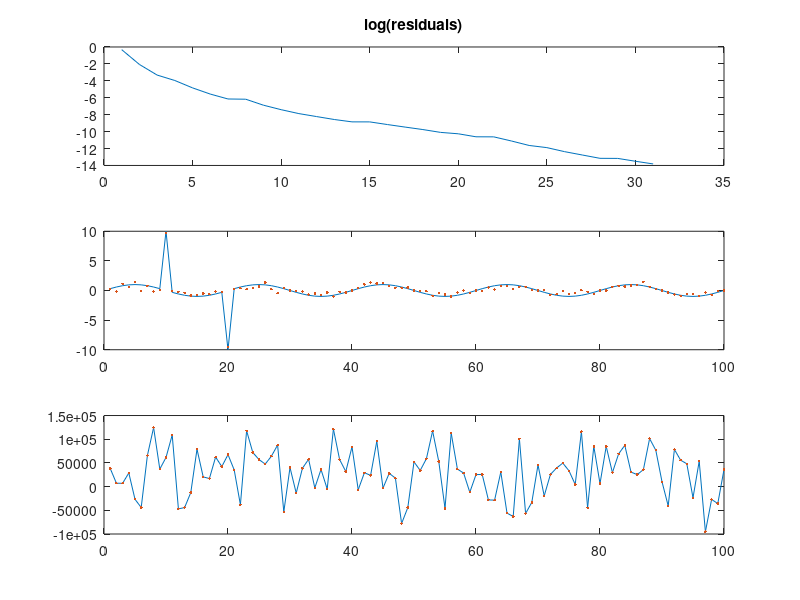
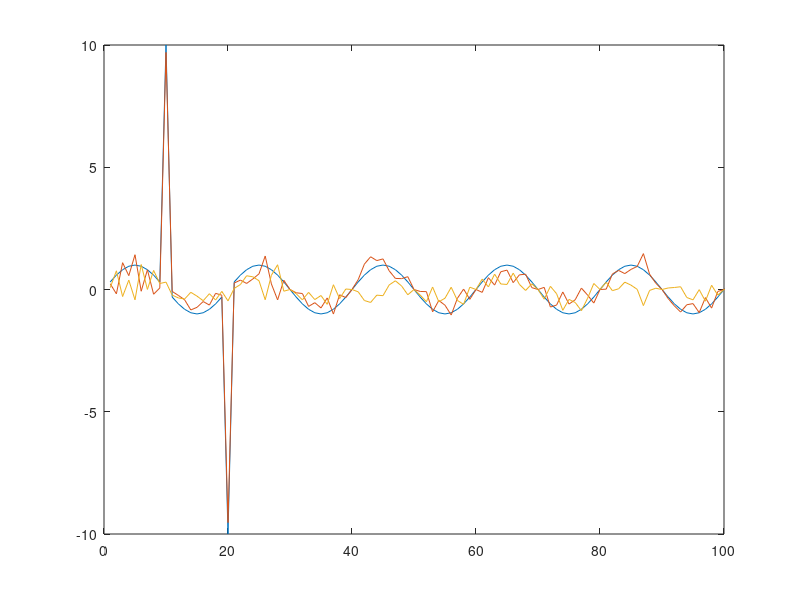
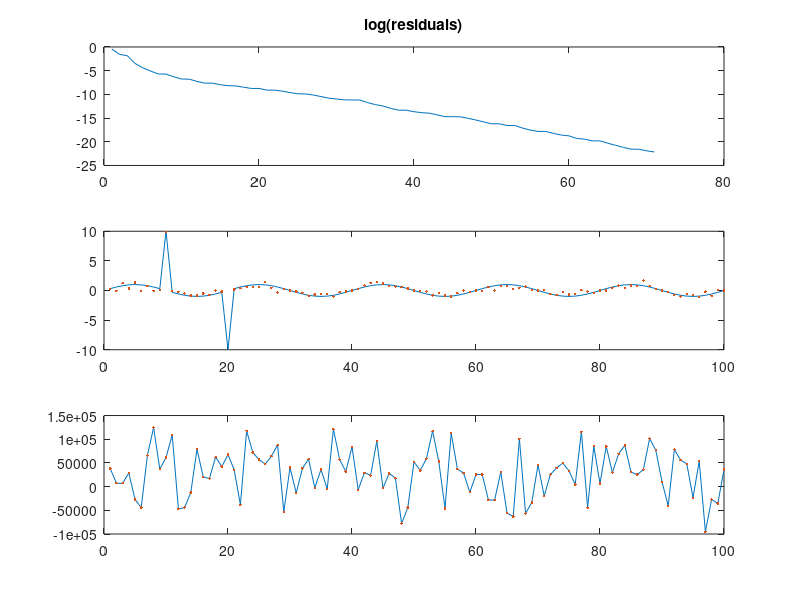
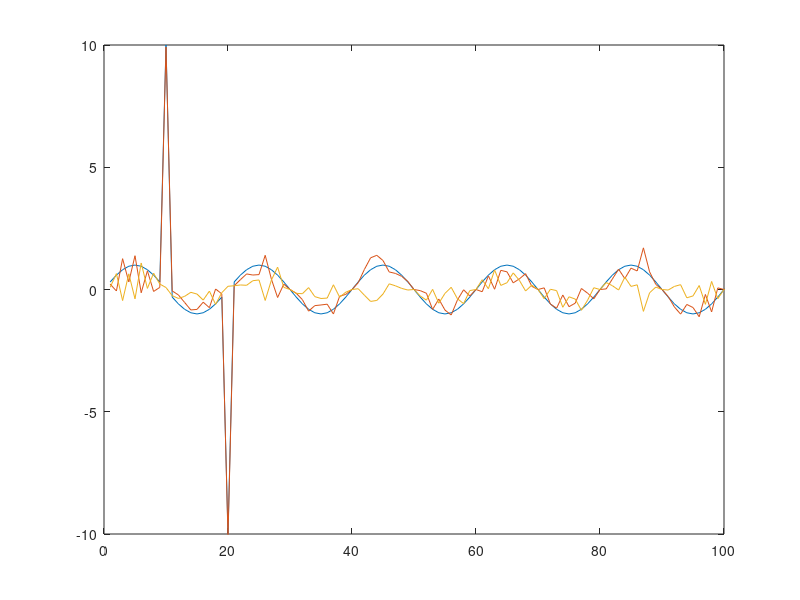

Write the MATLAB code that produced these figures, in order.
function [x,rho,eta,nit]=cgtestwtcgls
% Testing Conjugate gradients algorithms with model and data
% preconditioner. Influence on outliers, prior information, and
% null space.
% Daniel Trad - UBC March-15 2000


%A=[1 2 3 4 5 1; 1 0 -1 0 2 1;2 5 2 1 1 1;1 1 1 1 1 1;1 -1 -1 1 1 1;2 3 3 6 8 9];
%A = [A A*2;A*3.3 A*4];
scaletst = 1e4;
A = rand(100,150)*scaletst;
[nn mm]=size(A);
conda=cond(A);


m=1:mm;m=m(:);
m=sin(m*pi*0.1);
m(10)=10;
m(20)=-10;

b=A*m;
m0=zeros(mm,1);
Wd=ones(nn,1);   % Data Preconditioner 
Wm=ones(mm,1); % Model preconditioner
%Wm(10)=10;
%Wm(20)=-10;
Wm=abs(m);
tol=1e-6;
tm=1:mm;
t=1:nn;

[x,rho,eta,nit]=mywtcgls2(A,Wm,Wd,b,100,tol,1);
%x=x(:).*Wm(:); % testing going back to true model but should not do. 
nit
cg1=rho(nit)
figure(1);
subplot(311);plot(log(rho));figure(gcf);title('log(residuals)');
subplot(312);plot(tm,m,tm,x,'.');figure(gcf);axis([0 100 -10 10]);
subplot(313);plot(t,b,t,A*x,'.');figure(gcf);
figure(2);plot(tm,m,tm,x,tm,1*(m-x));axis([0 100 -10 10])

[x,rho,eta,nit]=mywtcgls3(A,Wm,Wd,b,100,tol,1);

nit
cg2=rho(nit)

figure(3);
subplot(311);plot(log(rho));figure(gcf);title('log(residuals)');
subplot(312);plot(tm,m,tm,x,'.');figure(gcf);axis([0 100 -10 10]);
subplot(313);plot(t,b,t,A*x,'.');figure(gcf);
figure(4);plot(tm,m,tm,x,tm,1*(m-x));axis([0 100 -10 10])


%display('cond of A');
%conda;

return;
end


function [x,rho,eta,nit] = mywtcgls2(L,Wm,Wd,b,k,tol,step)
% WTCGLS weighted conjugate gradients 
% [x,rho,eta,nit] = wtcgls(A,L,b,k,tol,step)
%
% Input - A - The matrix
% 	  L - The weighting matrix (must be square and well conditioned)
%	  b - rhs vector
%	  numit - number of iterations
%	  tol - Tolerance level for stopping if tol=0 GCV criteria is used
%         step - For very noisy data use step slightly less than one      
% Output - x -The solution
%	   rho - Misfit
%	   eta - Model Norm (p=2) 
% 
% E. Haber
%
% Changed rho and added step (Daniel Trad) 
%
if (nargin < 6 | isempty(step)) step=1; end 

% Initialization
[m,n] = size(L); 
normb0 = b'*b;

x = zeros(n,1);
g = zeros(n,1);
s = zeros(n,1);
z = zeros(n,1);

r = zeros(m,1);
r2 = zeros(m,1);

r  = Wd.*b;
r2 = r.*Wd;
g = L'*r2;
z = Wm.*g;
normb = z'*z;
s = z;
alphanumold = (z'*g);
% Iterate.
for j=1:k
  nit = j;
  w = Wd.*(L*s); 
  %alphanumold = (z'*g);
  alphaden = (w'*w);
  alpha = (alphanumold)/alphaden;

  x = x + step*alpha*s;  % x already has removed Wm because of alpha has
  r = r - step*alpha*w;
  r2 = r .* Wd;
  g = L'*r2;
  z = Wm.*g;
  rho(j)=(r2'*r2)/normb0;
  rho(j)
  %rho(j)= (z'*z)/normb;
  
  alphanum = (z'*g);
  beta = alphanum/alphanumold;
  alphanumold = alphanum;
  
  s = z + beta*s;
  eta(j)=(x'*x);
  if (rho(j) < tol) return;end
        
end
return;
end


function [x,rho,eta,nit] = mywtcgls3(L,Wm,Wd,b,k,tol,step)
% WTCGLS weighted conjugate gradients 
% [x,rho,eta,nit] = wtcgls(A,L,b,k,tol,step)
%
% Input - A - The matrix
% 	  L - The weighting matrix (must be square and well conditioned)
%	  b - rhs vector
%	  numit - number of iterations
%	  tol - Tolerance level for stopping if tol=0 GCV criteria is used
%         step - For very noisy data use step slightly less than one      
% Output - x -The solution
%	   rho - Misfit
%	   eta - Model Norm (p=2) 
%
if (nargin < 6 | isempty(step)) step=1; end 
eps =1e-3;
% Initialization
[m,n] = size(L);
z=m+n;
normr = b'*b;
norm0 = normr; % data size
normold = normr;

x = zeros(n,1);
g = zeros(n,1);
s = zeros(n,1);

r = zeros(z,1);
w = zeros(z,1);

r = [Wd.*b; zeros(size(x))];
g=Wm.*(L'*r(1:m)) + eps*r(m+1:z);
s=g;
alphanumold = (g'*g);
% Iterate.

for j=1:k
  nit = j;
  w(1:m) = Wd.*(L*(Wm.*s)); 
  w(m+1:z) = eps*s(1:n);
  alphaden = (w'*w);
  alpha = alphanumold/alphaden;
    
  x = x + step*alpha*s;  % x already has removed Wm because of alpha has
  r = r - step*alpha*w;
  r(1:m) = r(1:m).* Wd;
  eta(j)=x'*x;  
  g = L'*r(1:m);
  g = g .* Wm + eps*r(m+1:z);
  alphanum = (g'*g);
  beta = alphanum/alphanumold;
  alphanumold = alphanum;
  if (alphanum < eps) alphanum,nit=nit-1,break;end;   
  s = g + beta*s;
  rho(j)=(r'*r)/norm0;
  normr=rho(j);
  f = abs(normold-normr)/((normold+normr)/2);
  normold=normr;
  rms = sqrt(normr/z);
  if (f < tol) f; tol, break;end;
  if (rms<tol) rms, tol, break;end;
    
end;
x=x.*Wm;
return;
end


function [x,rho,eta,nit,Jd] = mywtcgls(A,L,b,k,tol,step)
% WTCGLS weighted conjugate gradients 
% [x,rho,eta,nit] = wtcgls(A,L,b,k,tol,step)
%
% Input - A - The matrix
% 	  L - The weighting matrix (must be square and well conditioned)
%	  b - rhs vector
%	  numit - number of iterations
%	  tol - Tolerance level for stopping if tol=0 GCV criteria is used
%         step - For very noisy data use step slightly less than one      
% Output - x -The solution
%	   rho - Misfit
%	   eta - Model Norm (p=2) 
% References: A. Bjorck, "Least Squares Methods", in P. G.
% Ciarlet & J. L Lions (Eds.), "Handbook of  Numerical Analysis,
% Vol. I", Elsevier, Amsterdam, 1990; p. 560.
% M. Hanke, "Regularization with differential operators.  An itera-
% tive approach", J. Numer. Funct. Anal. Optim. 13 (1992), 523-540.
% C. R. Vogel, "Solving ill-conditioned linear systems using the 
% conjugate gradient method", Report, Dept. of Mathematical
% Sciences, Montana State University, 1987.
% Modification of a code by Per Christian Hansen, 
%
% E. Haber
%
% Changed rho and added step (Daniel Trad) 
%
if (nargin < 6 | isempty(step)) step=1; end 
 
% Initialization
normb = norm(b);
normb2=norm(A'*b);

[m,n] = size(A); n1=max(size(L)); 
x = zeros(n,1);
r  = b - A*x;
s = A'*r;  
q1 = (L')\s;
q  = L\q1;
z  = q;
dq = s'*q;
z1 = q1; 
x1 = zeros(n1,1); 
k=min(k,m-1);
nit =k;

% Iterate.
for j=1:k
  Az  = A*z; 
  alpha = dq/(Az'*Az);
  x   = x + step*alpha*z;
  r   = r - step*alpha*Az; 
  Jd=r'*r;
  s = A'*r;
  q1  = (L')\s;
  q   = L\q1;
  dq2 = s'*q;
  beta = dq2/dq;
  dq  = dq2;
  z   = q + beta*z;
% Change rho to norm(A'r)/norm(A'b);
% Before rho(j) = norm(r)/normb;
  rho(j)=norm(s)/normb2;
  %[j,rho(j)] 
  x1 = x1 + alpha*z1; 
  z1 = q1 + beta*z1; 
  eta(j) = norm(x1);

  %if (j>1) if (rho(j)>rho(j-1)) step=step*0.5,end,end
  if (tol==0 & j>2), % GCV criteria
       in = length(rho);
       gcv = (rho.^2)./([n:-1:n-in+1].^2);
       if gcv(j-2)<gcv(j-1); 
         %fprintf('GCV Criteria was reached in iteration %d\n',j-1);
         nit = j-1;
         return; 
       end;
  elseif (tol~=0 & (rho(j) < tol)), 
        %fprintf('Convergence have been acheived at iteration # %d\n', j);
        nit=j;
        return;
  end;       
end
return;
end
